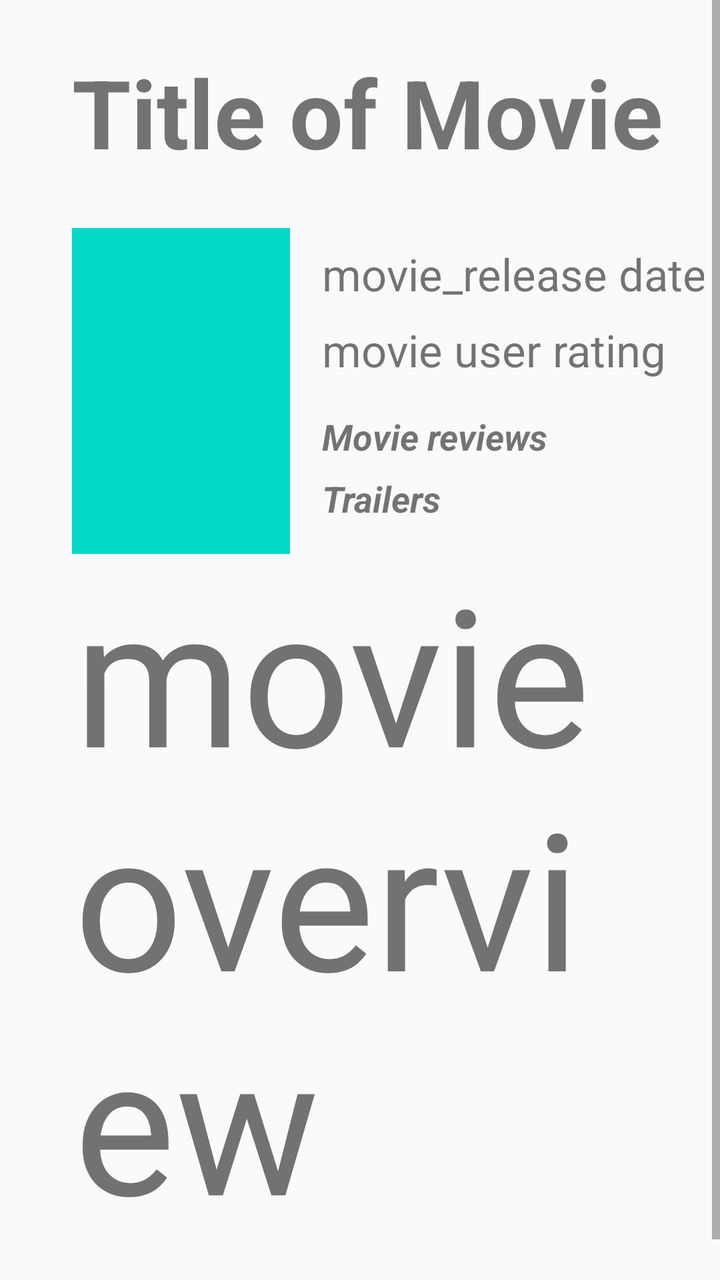
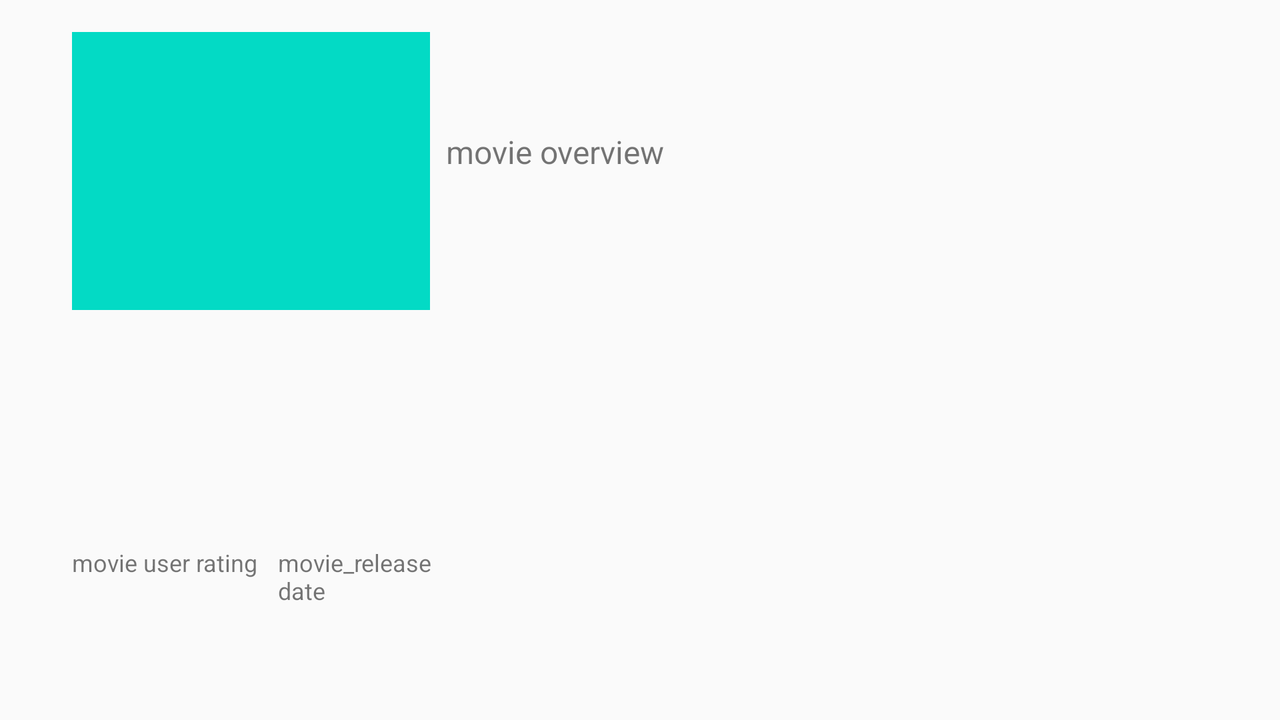

Two renders of one Android screen. The first uses the default layout on a phone; the second uses the alternative layout the repository ships for a different screen configuration, on a matching device. The two XML files are below.
<!-- AndroidManifest.xml: application theme AppTheme -->
<!-- res/layout/content_detail.xml -->
<?xml version="1.0" encoding="utf-8"?>
<ScrollView xmlns:android="http://schemas.android.com/apk/res/android"
    xmlns:app="http://schemas.android.com/apk/res-auto"
    xmlns:tools="http://schemas.android.com/tools"
    android:layout_width="match_parent"
    android:layout_height="match_parent">

    <android.support.constraint.ConstraintLayout
        android:id="@+id/relativeLayout"
        android:layout_width="match_parent"
        android:layout_height="wrap_content"
        android:orientation="horizontal"
        android:padding="8dp"
        android:visibility="visible">


        <ImageView
            android:id="@+id/display_detail_image"
            android:layout_width="109dp"
            android:layout_height="163dp"
            android:layout_marginBottom="8dp"
            android:layout_marginStart="8dp"
            android:layout_marginLeft="8dp"
            android:layout_marginTop="8dp"
            android:adjustViewBounds="true"
            android:background="@color/colorAccent"
            android:contentDescription="moviePoster"
            android:cropToPadding="true"
            android:foregroundGravity="center"
            android:scaleType="fitCenter"
            app:layout_constraintBottom_toTopOf="@+id/display_overview"
            app:layout_constraintStart_toStartOf="@+id/guideline"
            app:layout_constraintTop_toBottomOf="@+id/display_movie_title" />

        <TextView

            android:id="@+id/display_movie_title"
            android:layout_width="297dp"
            android:layout_height="82dp"
            android:layout_marginStart="8dp"
            android:layout_marginLeft="8dp"
            android:layout_marginTop="8dp"
            android:autoSizeTextType="uniform"
            android:gravity="start"
            android:text="Title of Movie"
            android:textAlignment="viewStart"
            android:textSize="24sp"
            android:textStyle="bold"
            android:visibility="visible"
            app:layout_constraintStart_toStartOf="@+id/guideline"
            app:layout_constraintTop_toTopOf="@+id/guideline2" />


        <TextView
            android:id="@+id/display_user_rating"
            android:layout_width="206dp"
            android:layout_height="30dp"
            android:layout_marginStart="16dp"
            android:layout_marginLeft="16dp"
            android:layout_marginTop="8dp"
            android:autoSizeTextType="uniform"
            android:text="movie user rating"
            android:textAlignment="viewStart"
            android:layout_gravity="start"
            android:textSize="12sp"
            android:visibility="visible"
            app:layout_constraintStart_toEndOf="@+id/display_detail_image"
            app:layout_constraintTop_toBottomOf="@+id/display_release_date" />

        <TextView
            android:id="@+id/display_release_date"
            android:layout_width="207dp"
            android:layout_height="30dp"
            android:layout_marginStart="16dp"
            android:layout_marginLeft="16dp"
            android:layout_marginTop="16dp"
            android:autoSizeTextType="uniform"
            android:gravity="start"
            android:text="movie_release date"
            android:textSize="12sp"
            android:visibility="visible"
            app:layout_constraintStart_toEndOf="@+id/display_detail_image"
            app:layout_constraintTop_toBottomOf="@+id/display_movie_title" />

        <TextView
            android:id="@+id/display_reviews"
            android:layout_width="185dp"
            android:layout_height="27dp"
            android:layout_marginStart="16dp"
            android:layout_marginLeft="16dp"
            android:layout_marginTop="16dp"
            android:ems="10"
            android:inputType="textPersonName"
            android:text="Movie reviews"
            android:textAlignment="viewStart"
            android:layout_gravity="start"
            android:textSize="18sp"
            android:textStyle="bold|italic"
            android:visibility="visible"
            app:layout_constraintStart_toEndOf="@+id/display_detail_image"
            app:layout_constraintTop_toBottomOf="@+id/display_user_rating" />

        <TextView
            android:id="@+id/display_videos"
            android:layout_width="184dp"
            android:layout_height="32dp"
            android:layout_marginBottom="16dp"
            android:layout_marginStart="16dp"
            android:layout_marginLeft="16dp"
            android:layout_marginTop="8dp"
            android:ems="10"
            android:inputType="textPersonName"
            android:lineSpacingExtra="8sp"
            android:text="Trailers"
            android:textAlignment="viewStart"
            android:layout_gravity="start"
            android:textSize="18sp"
            android:textStyle="bold|italic"
            android:visibility="visible"
            app:layout_constraintBottom_toTopOf="@+id/display_overview"
            app:layout_constraintStart_toEndOf="@+id/display_detail_image"
            app:layout_constraintVertical_bias="0.166" />



        <android.support.constraint.Guideline
            android:id="@+id/guideline"
            android:layout_width="wrap_content"
            android:layout_height="wrap_content"
            android:orientation="vertical"
            app:layout_constraintGuide_begin="20dp" />

        <android.support.constraint.Guideline
            android:id="@+id/guideline2"
            android:layout_width="wrap_content"
            android:layout_height="wrap_content"
            android:orientation="horizontal"
            app:layout_constraintGuide_begin="8dp" />

        <TextView
            android:id="@+id/display_overview"

            android:layout_width="303dp"
            android:layout_height="336dp"
            android:layout_marginBottom="32dp"
            android:layout_marginEnd="8dp"
            android:layout_marginStart="8dp"
            android:autoSizeTextType="uniform"
            android:gravity="start"
            android:includeFontPadding="false"
            android:text="movie overview"
            android:textAlignment="viewStart"
            android:textSize="16sp"
            android:visibility="visible"
            app:layout_constraintBottom_toBottomOf="parent"
            app:layout_constraintEnd_toEndOf="parent"
            app:layout_constraintHorizontal_bias="0.195"
            app:layout_constraintStart_toStartOf="@+id/guideline" />

    </android.support.constraint.ConstraintLayout>

</ScrollView>
<!-- resources referenced by this layout -->
<resources>
  <style name="AppTheme" parent="Theme.AppCompat.Light.DarkActionBar">
          
          <item name="colorPrimary">@color/colorPrimary</item>
          <item name="colorPrimaryDark">@color/colorPrimaryDark</item>
          <item name="colorAccent">@color/colorAccent</item>
          <item name="android:textSize">17sp</item>
      </style>
</resources>
<!-- res/layout-land/content_detail.xml (the author's variant of the layout above) -->
<!-- drawn on the phone turned sideways -->
<?xml version="1.0" encoding="utf-8"?>
<android.support.constraint.ConstraintLayout xmlns:android="http://schemas.android.com/apk/res/android"
xmlns:app="http://schemas.android.com/apk/res-auto"
xmlns:tools="http://schemas.android.com/tools"
android:id="@+id/relativeLayout"
android:layout_width="match_parent"
android:layout_height="match_parent"
android:orientation="horizontal"
android:padding="8dp"
android:visibility="visible"
    >


    <ImageView
        android:id="@+id/display_detail_image"
        android:layout_width="179dp"
        android:layout_height="139dp"
        android:layout_margin="8dp"
        android:layout_marginStart="8dp"
        android:layout_marginLeft="8dp"
        android:background="@color/colorAccent"
        android:contentDescription="moviePoster"
        android:cropToPadding="true"
        android:foregroundGravity="center"
        app:layout_constraintStart_toStartOf="@+id/guideline"
        app:layout_constraintTop_toTopOf="parent" />

    <TextView
        android:id="@+id/display_movie_title"
        android:layout_width="178dp"
        android:layout_height="118dp"
        android:layout_marginStart="8dp"
        android:layout_marginLeft="8dp"

        android:gravity="start"
        android:textSize="24sp"
        android:textStyle="bold"
        android:visibility="visible"
        app:layout_constraintStart_toStartOf="@+id/guideline"
        app:layout_constraintTop_toBottomOf="@+id/display_detail_image" />

    <TextView
        android:id="@+id/display_overview"
        android:layout_width="355dp"
        android:layout_height="261dp"

        android:layout_marginBottom="24dp"
        android:layout_marginEnd="176dp"
        android:layout_marginRight="176dp"
        android:layout_marginStart="8dp"
        android:layout_marginLeft="8dp"
        android:gravity="start"
        android:includeFontPadding="false"
        android:text="movie overview"
        android:textAlignment="textStart"
        android:textSize="16sp"
        android:visibility="visible"
        app:layout_constraintBottom_toBottomOf="parent"
        app:layout_constraintEnd_toEndOf="parent"
        app:layout_constraintHorizontal_bias="0.0"
        app:layout_constraintStart_toEndOf="@+id/display_detail_image" />

    <TextView
        android:id="@+id/display_user_rating"
        android:layout_width="95dp"
        android:layout_height="42dp"
        android:layout_marginStart="8dp"
        android:layout_marginLeft="8dp"
        android:text="movie user rating"
        android:textSize="12sp"
        android:visibility="visible"
        app:layout_constraintStart_toStartOf="@+id/guideline"
        app:layout_constraintTop_toBottomOf="@+id/display_movie_title" />

    <TextView
        android:id="@+id/display_release_date"
        android:layout_width="77dp"
        android:layout_height="43dp"
        android:layout_marginEnd="8dp"
        android:layout_marginStart="8dp"
        android:gravity="start"
        android:text="movie_release date"
        android:textSize="12sp"
        android:visibility="visible"
        app:layout_constraintEnd_toEndOf="parent"
        app:layout_constraintHorizontal_bias="0.0"
        app:layout_constraintStart_toEndOf="@+id/display_user_rating"
        app:layout_constraintTop_toBottomOf="@+id/display_movie_title" />

<android.support.constraint.Guideline
    android:id="@+id/guideline"
    android:layout_width="wrap_content"
    android:layout_height="wrap_content"
    android:orientation="vertical"
    app:layout_constraintGuide_begin="20dp" />

<android.support.constraint.Guideline
    android:id="@+id/guideline2"
    android:layout_width="wrap_content"
    android:layout_height="wrap_content"
    android:orientation="horizontal"
    app:layout_constraintGuide_begin="8dp" />

</android.support.constraint.ConstraintLayout>
